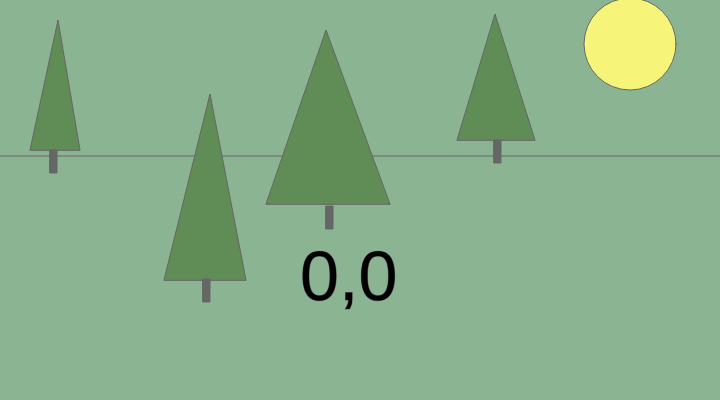
Frame 1 (no input)
Frame 60 (no input): identical to frame 1, image omitted
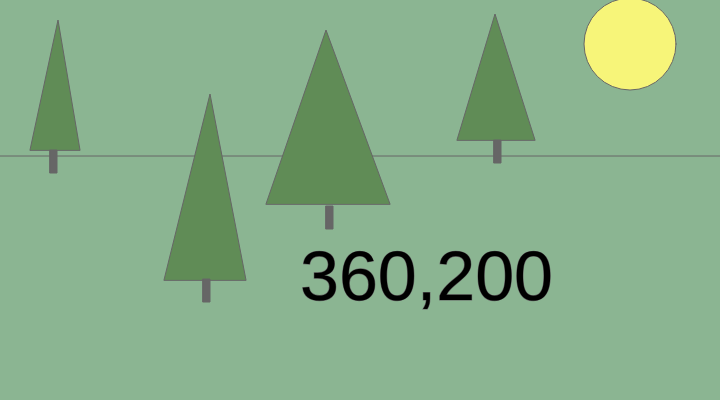
Frame 120 (the mouse pressed at the canvas centre since frame 60)

The p5.js sketch that drew these frames (run headless with seeded random() and noise() and a simulated clock; from frame 60 on, the mouse is pressed at the canvas centre):

// p5.js sketch
// ── sketch.js
function setup() {
  createCanvas(720, 400,);

}

function draw() {
  background(139, 181, 146);

  stroke(102);
  line(0, 156, 720, 156);

  fill(247, 245, 121);
  ellipse(630, 44, 92, 92);

  fill(96, 140, 86);
  triangle(30, 150, 58, 20, 80, 150);

    fill(102);
    rect(50, 150, 7, 23);

  fill(96, 140, 86);
  triangle(390, 204, 326, 30, 266, 204);
    fill(102);
    rect(326, 206, 7, 23);

  fill(96, 140, 86);
  triangle(457, 140, 495, 14, 535, 140);
    fill(102);
    rect(494, 140, 7, 23);

  fill(96, 140, 86);
  triangle(164, 280, 210, 94, 246, 280);

      fill(102);
      rect(203, 279, 7, 23);


fill(0);
  textSize(70);
  text(mouseX + ","+ mouseY, 300, 300);
}
